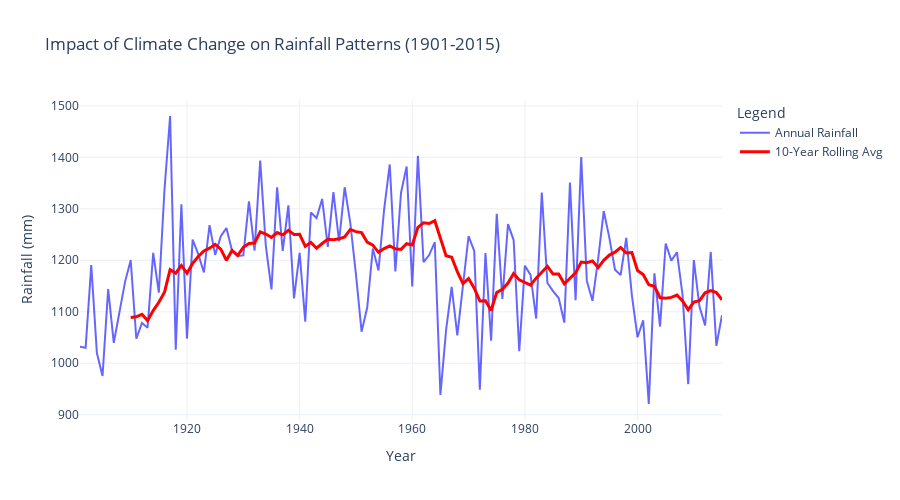

Write notebook code for a chart like this one.
### Markdown cell above
## Assessing the Impact of Climate Change in the Rainfall Trends in India

Now, we will calculate a 10-year rolling average of annual rainfall to identify long-term trends and smooth out short-term variations. This will help assess the potential impact of climate change on rainfall patterns:

### Code cell
# calculating rolling averages to assess climate change impact
rainfall_data['10-Year Rolling Avg'] = rainfall_data['ANNUAL'].rolling(window=10).mean()

fig_climate_change = go.Figure()

fig_climate_change.add_trace(go.Scatter(
    x=rainfall_data['YEAR'],
    y=rainfall_data['ANNUAL'],
    mode='lines',
    name='Annual Rainfall',
    line=dict(color='blue', width=2),
    opacity=0.6
))

fig_climate_change.add_trace(go.Scatter(
    x=rainfall_data['YEAR'],
    y=rainfall_data['10-Year Rolling Avg'],
    mode='lines',
    name='10-Year Rolling Avg',
    line=dict(color='red', width=3)
))

fig_climate_change.update_layout(
    title='Impact of Climate Change on Rainfall Patterns (1901-2015)',
    xaxis_title='Year',
    yaxis_title='Rainfall (mm)',
    template='plotly_white',
    legend=dict(title="Legend"),
    height=500
)

fig_climate_change.show()
